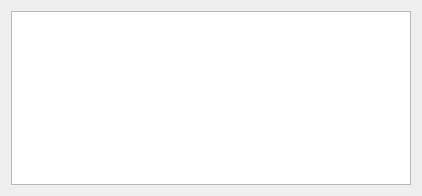
<?xml version="1.0" encoding="UTF-8"?>
<ui version="4.0">
 <class>graphDialog</class>
 <widget class="QDialog" name="graphDialog">
  <property name="geometry">
   <rect>
    <x>0</x>
    <y>0</y>
    <width>422</width>
    <height>196</height>
   </rect>
  </property>
  <property name="windowTitle">
   <string>Dialog</string>
  </property>
  <layout class="QGridLayout" name="gridLayout">
   <item row="0" column="0">
    <widget class="GraphWidget" name="frameGraph"/>
   </item>
  </layout>
 </widget>
 <customwidgets>
  <customwidget>
   <class>GraphWidget</class>
   <extends>QGraphicsView</extends>
   <header location="global">graphview.h</header>
  </customwidget>
 </customwidgets>
 <resources/>
 <connections/>
</ui>
